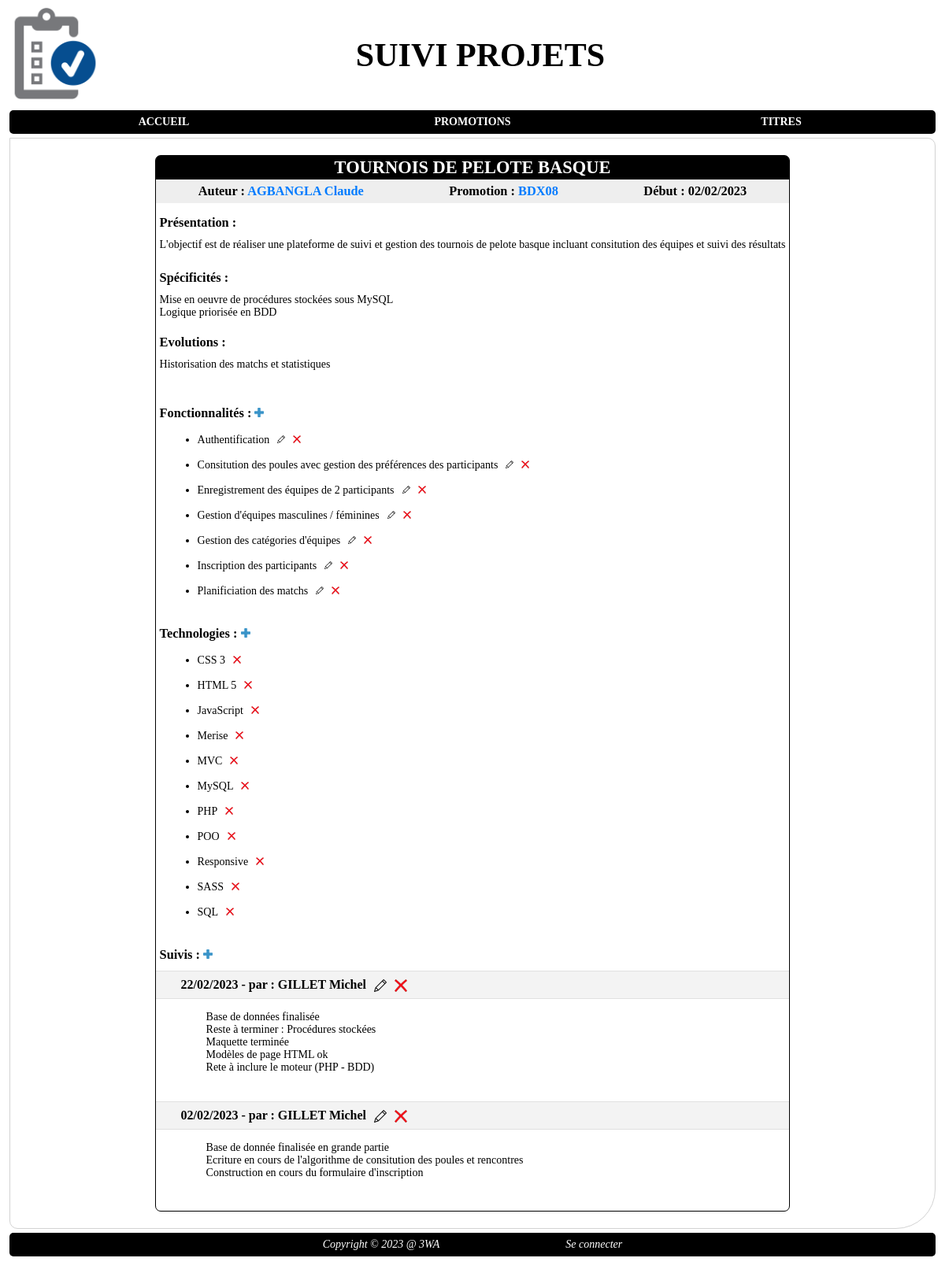
Screenshot of /index.php?page=projet&action=view&id=4 with the database file from the repository.
### tables this page shows
CREATE TABLE `projet` (
  `id_projet` int NOT NULL AUTO_INCREMENT,
  `nom` varchar(250) DEFAULT NULL,
  `presentation` text NOT NULL,
  `specificites` text,
  `evolutions` text,
  `date_debut` date NOT NULL,
  `id_apprenant` int NOT NULL,
  PRIMARY KEY (`id_projet`),
  KEY `projet_apprenant_FK` (`id_apprenant`),
  CONSTRAINT `projet_apprenant_FK` FOREIGN KEY (`id_apprenant`) REFERENCES `apprenant` (`id_apprenant`)
);

CREATE TABLE `apprenant` (
  `id_apprenant` int NOT NULL AUTO_INCREMENT,
  `nom` varchar(50) NOT NULL,
  `prenom` varchar(50) NOT NULL,
  `email` varchar(250) NOT NULL,
  `id_promo` int NOT NULL,
  `id_personne` int DEFAULT NULL,
  PRIMARY KEY (`id_apprenant`),
  KEY `apprenant_promo_FK` (`id_promo`),
  KEY `FK_APP_PERS` (`id_personne`),
  CONSTRAINT `apprenant_promo_FK` FOREIGN KEY (`id_promo`) REFERENCES `promotion` (`id_promo`),
  CONSTRAINT `FK_APP_PERS` FOREIGN KEY (`id_personne`) REFERENCES `personne` (`id`)
);

CREATE TABLE `promotion` (
  `id_promo` int NOT NULL AUTO_INCREMENT,
  `nom` varchar(250) NOT NULL,
  `date_debut` date DEFAULT NULL,
  `date_fin` date DEFAULT NULL,
  `id_titre` int NOT NULL,
  PRIMARY KEY (`id_promo`),
  KEY `promotion_FK` (`id_titre`),
  CONSTRAINT `promotion_FK` FOREIGN KEY (`id_titre`) REFERENCES `titre` (`id_titre`)
);

CREATE TABLE `fonctionnalite` (
  `id_fonctionnalite` int NOT NULL AUTO_INCREMENT,
  `libelle` varchar(250) NOT NULL,
  `details` text NOT NULL,
  `id_projet` int NOT NULL,
  PRIMARY KEY (`id_fonctionnalite`),
  KEY `fonctionnalite_projet_FK` (`id_projet`),
  CONSTRAINT `fonctionnalite_projet_FK` FOREIGN KEY (`id_projet`) REFERENCES `projet` (`id_projet`)
);

CREATE TABLE `technologie` (
  `id_technologie` int NOT NULL AUTO_INCREMENT,
  `libelle` varchar(250) NOT NULL,
  PRIMARY KEY (`id_technologie`)
);

CREATE TABLE `suivi` (
  `id_suivi` int NOT NULL AUTO_INCREMENT,
  `date` date NOT NULL,
  `commentaire` longtext NOT NULL,
  `id_intervenant` int NOT NULL,
  `id_projet` int NOT NULL,
  PRIMARY KEY (`id_suivi`),
  KEY `suivi_intervenant_FK` (`id_intervenant`),
  KEY `suivi_projet0_FK` (`id_projet`),
  CONSTRAINT `suivi_intervenant_FK` FOREIGN KEY (`id_intervenant`) REFERENCES `intervenant` (`id_intervenant`),
  CONSTRAINT `suivi_projet0_FK` FOREIGN KEY (`id_projet`) REFERENCES `projet` (`id_projet`)
);

### includes/core/views/view_projet.phtml (the view, shortened to what the rows shown need)
<!DOCTYPE html>
<html lang="fr">
<head>
	<?php require "includes/core/views/partials/page_head.phtml"; ?>
</head>
<body>
	<main>
		<header>
			<?php require "includes/core/views/partials/page_header.phtml"; ?>
		</header>
		<nav>
			<?php require_once "includes/core/views/partials/navbar.phtml"; ?>
		</nav>
		<section id="content" class="projet">
			<article>
				<header>
					<h1><?= $unProjet->getNom() ?></h1>
				</header>
				<div>
					<h3>Auteur : <a title="Voir les projets de l'apprenant" href="index.php?page=projet&action=list&idapprenant=<?= $unApprenant->getId() ?>"><?= $unApprenant->getFullName() ?></a></h3>
					<h3>Promotion : <a title="Voir la liste des apprenants de la promotion" href="index.php?page=apprenant&action=list&idpromo=<?= $unApprenant->getPromotion()->getId() ?>"><?= $unApprenant->getPromotion()->getNom() ?></a></h3>
					<h3>Début : <?= $unProjet->getDateDebut()->format('d/m/Y') ?></h3>
				</div>
				<section>
					<h3>Présentation : </h3>
					<p>
						<?= nl2br($unProjet->getPresentation()) ?>
					</p>
					<h3>Spécificités :</h3>
					<p>
						<?= nl2br($unProjet->getSpecificites()) ?>
					</p>
					<h3>Evolutions :</h3>
					<p>
						<?= nl2br($unProjet->getEvolutions()) ?>
					</p>
				</section>
				<section class="fonctionnalites">
					<h3>Fonctionnalités : <a title="Nouvelle fonctionnalité" href="index.php?page=fonctionnalite&action=add&idprojet=<?= $unProjet->getId() ?>"><img class="mini w-12 h-12" src="./public/medias/plus_blue.png"/></a></h3>
					<?php
						if ($unProjet->getNbFonctionnalites() == 0){
							$script = "<p>Aucune fonctionnalité n'est actuellement associée à ce projet !</p>";
						}else{
							$script = '<ul>';
							foreach ($unProjet->getFonctionnalites() as $uneFonctionnalite){
								$script .= '<li>';
								$script .= $uneFonctionnalite->getLibelle();
								$script .= '<a href="index.php?page=fonctionnalite&action=edit&id='.$uneFonctionnalite->getId().'" title="Modifier">';
								$script .= '<img class="mini w-10 h-10" src="./public/medias/stylo_edit.png" alt="Supprimer"/>';
								$script .= '</a>';
								$script .= '<a data-action="deletelink" href="index.php?page=fonctionnalite&action=delete&id='.$uneFonctionnalite->getId().'" title="Supprimer">';
								$script .= '<img class="mini w-10 h-10" src="./public/medias/croix_rouge.png" alt="Supprimer"/>';
								$script .= '</a>';
								$script .= '</li>';
							}
							$script .= '</ul>';
						}
						print($script);
					?>
				</section>
				<section class="technologies">
					<h3>Technologies : <a title="Nouvelle technologie" href="index.php?page=technologie&action=addtoproject&idprojet=<?= $unProjet->getId() ?>"><img class="mini w-12 h-12" src="./public/medias/plus_blue.png"/></a></h3>
					<?php
						if ($unProjet->getNbTechnologies() == 0){
							$script = "<p>Aucune technologie n'est actuellement associée à ce projet !</p>";
						}else{
							$script = '<ul>';
							foreach ($unProjet->getTechnologies() as $uneTechnologie){
								$script .= '<li>';
								$script .= $uneTechnologie->getLibelle();
								$script .= '<a data-action="deletelink" href="index.php?page=technologie&action=removefromproject&idprojet='.$unProjet->getId().'&idtechnologie='.$uneTechnologie->getId().'" title="Supprimer">';
								$script .= '<img class="mini w-10 h-10" src="./public/medias/croix_rouge.png" alt="Supprimer"/>';
								$script .= '</a>';
								$script .= '</li>';
							}
							$script .= '</ul>';
						}
						print($script);
					?>
				</section>
				<section class="suivis">
					<h3>Suivis : <a title="Nouveau suivi" href="index.php?page=suivi&action=add&idprojet=<?= $unProjet->getId() ?>"><img class="mini w-12 h-12" src="./public/medias/plus_blue.png"/></a></h3>
					<?php
						if ($unProjet->getNbSuivis() == 0){
							$script = "<p>Aucun suivi n'est actuellement associé à ce projet !</p>";
						}else{
							$script = '';
							foreach ($unProjet->getSuivis() as $unSuivi){
								$script .= '<section class="suivi">';
									$script .= '<header>';
										$script .= $unSuivi->getDateSuivi()->format('d/m/Y');
										$script .= ' - par : ';
										$script .= $unSuivi->getIntervenant()->getFullName();
										$script .= '<a href="index.php?page=suivi&action=edit&id='.$unSuivi->getId().'" title="Modifier ce suivi">';
										$script .= '<img class="mini w-16 h-16" src="./public/medias/stylo_edit.png" alt="Supprimer"/>';
										$script .= '</a>';
										$script .= '<a data-action="deletelink" href="index.php?page=suivi&action=delete&id='.$unSuivi->getId().'" title="Supprimer ce suivi">';
										$script .= '<img class="mini w-16 h-16" src="./public/medias/croix_rouge.png" alt="Supprimer"/>';
										$script .= '</a>';
									$script .= '</header>';
									$script .= '<p>'.nl2br($unSuivi->getCommentaire()).'</p>';
								$script .= '</section>';
							}
						}
						print($script);
					?>
				</section>
			</article>
		</section>
		<footer>
			<?php require_once "includes/core/views/partials/footer.phtml"; ?>
		</footer>
	</main>
</body>
</html>

### rows the page displays
projet: nom "TOURNOIS DE PELOTE BASQUE", presentation "L'objectif est de réaliser une plateforme de suivi et gestion des tournois de pelote basque incluant consitution des équipes et suivi des résultats", specificites "Mise en oeuvre de procédures stockées sous MySQL Logique priorisée en BDD", evolutions "Historisation des matchs et statistiques"
apprenant: $unApprenant->getFullName() "AGBANGLA Claude"
promotion: nom "BDX08"
fonctionnalite: value "Authentification"
fonctionnalite: value "Consitution des poules avec gestion des préférences des participants"
fonctionnalite: value "Enregistrement des équipes de 2 participants"
fonctionnalite: value "Gestion d'équipes masculines / féminines"
fonctionnalite: value "Gestion des catégories d'équipes"
fonctionnalite: value "Inscription des participants"
fonctionnalite: value "Planificiation des matchs"
technologie: value "CSS 3"
technologie: value "HTML 5"
technologie: value "JavaScript"
technologie: value "Merise"
technologie: value "MVC"
technologie: value "MySQL"
technologie: value "PHP"
technologie: value "POO"
technologie: value "Responsive"
technologie: value "SASS"
technologie: value "SQL"
suivi: value "22/02/2023 - par : GILLET Michel", commentaire "Base de données finalisée Reste à terminer : Procédures stockées Maquette terminée Modèles de page HTML ok Rete à inclure le moteur (PHP - BDD)"
suivi: value "02/02/2023 - par : GILLET Michel", commentaire "Base de donnée finalisée en grande partie Ecriture en cours de l'algorithme de consitution des poules et rencontres Construction en cours du formulaire d'inscription"

### other values shown
$unProjet->getDateDebut()->format('d/m/Y') "02/02/2023"
ECOLE "3WA"
